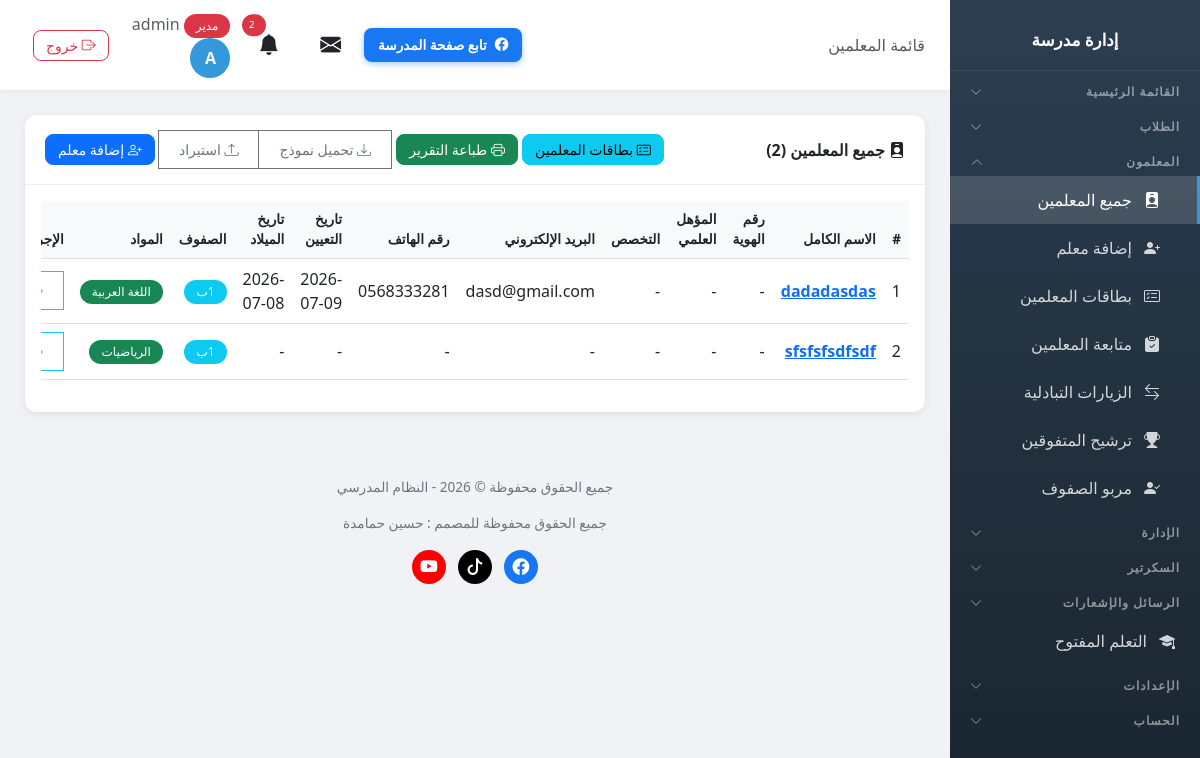
/teachers/ (signed in), run on the app's committed database.
### school/models.py (models this page shows, shortened)
class Profile(models.Model):
    ROLE_CHOICES = [
        ('admin', 'مدير'),
        ('vice_principal', 'نائب مدير'),
        ('secretary', 'سكرتير'),
        ('teacher', 'معلم'),
        ('student', 'طالب'),
    ]
    user = models.OneToOneField(User, on_delete=models.CASCADE, related_name='profile')
    role = models.CharField('الدور', max_length=20, choices=ROLE_CHOICES, default='student')
    phone = models.CharField('رقم الهاتف', max_length=20, blank=True)

class Teacher(models.Model):
    user = models.OneToOneField(User, on_delete=models.CASCADE, related_name='teacher_profile')
    full_name = models.CharField('الاسم الكامل', max_length=200)
    email = models.EmailField('البريد الإلكتروني', blank=True)
    phone = models.CharField('رقم الهاتف', max_length=20, blank=True)
    id_number = models.CharField('رقم الهوية', max_length=50, blank=True, help_text='رقم هوية المعلم الوطني')
    hire_date = models.DateField('تاريخ التعيين', null=True, blank=True)
    birth_date = models.DateField('تاريخ الميلاد', null=True, blank=True)
    qualification = models.CharField('المؤهل العلمي', max_length=200, blank=True, help_text='مثال: بكالوريوس، ماجستير، دكتوراه')
    specialization = models.CharField('التخصص', max_length=200, blank=True, help_text='مثال: رياضيات، فيزياء، لغة عربية')
    classes = models.ManyToManyField(Class, verbose_name='الصفوف', blank=True, related_name='teachers')
    subjects = models.ManyToManyField(Subject, verbose_name='المواد', blank=True, related_name='teachers')
    plain_password = models.CharField('كلمة المرور', max_length=100, blank=True, help_text='تظهر لمدير المدرسة فقط')
    created_at = models.DateTimeField('تاريخ الإضافة', auto_now_add=True)
    class Meta:
        verbose_name = 'معلم'
        verbose_name_plural = 'المعلمون'

class Class(models.Model):
    name = models.CharField('اسم الصف', max_length=100, unique=True)
    guardian = models.OneToOneField('Teacher', on_delete=models.SET_NULL, null=True, blank=True, related_name='guardian_class', verbose_name='مربي الصف')
    class Meta:
        verbose_name = 'صف'
        verbose_name_plural = 'الصفوف'

class Subject(models.Model):
    name = models.CharField('اسم المادة', max_length=100, unique=True)
    class Meta:
        verbose_name = 'مادة'
        verbose_name_plural = 'المواد'

### school/views.py (the view)
# urls.py: path('teachers/', views.teacher_list, name='teacher_list'),
@login_required
def teacher_list(request):
    if not has_perm(request.user, 'teachers', 'view'):
        messages.error(request, 'ليس لديك صلاحية')
        return redirect('dashboard')
    teachers = Teacher.objects.all().prefetch_related('classes', 'subjects').order_by('full_name')
    return render(request, 'school/teacher_list.html', {'teachers': teachers})

### templates/school/teacher_list.html (shortened to what this page needs)
{% extends 'school/base.html' %}
{% block page_heading %}قائمة المعلمين{% endblock %}
{% block content %}
<div class="card">
    <div class="card-header d-flex justify-content-between align-items-center">
        <span><i class="bi bi-person-badge-fill"></i> جميع المعلمين ({{ teachers.count }})</span>
        <div>
            <a href="{% url 'teacher_cards_report' %}" class="btn btn-info btn-sm"><i class="bi bi-card-checklist"></i> بطاقات المعلمين</a>
            <a href="{% url 'teachers_report' %}" class="btn btn-success btn-sm"><i class="bi bi-printer"></i> طباعة التقرير</a>
            {% if user.profile.role == 'admin' %}
            <div class="btn-group btn-group-sm">
                <a href="{% url 'download_teacher_template' %}" class="btn btn-outline-secondary"><i class="bi bi-download"></i> تحميل نموذج</a>
                <button type="button" class="btn btn-outline-secondary" onclick="document.getElementById('importTeachersInput').click()"><i class="bi bi-upload"></i> استيراد</button>
            </div>
            <a href="{% url 'add_teacher' %}" class="btn btn-primary btn-sm"><i class="bi bi-person-plus"></i> إضافة معلم</a>
            {% endif %}
        </div>
    </div>
    <div class="card-body">
        <div class="table-responsive">
            <table class="table table-hover">
                <thead>
                    <tr>
                        <th>#</th>
                        <th>الاسم الكامل</th>
                        <th>رقم الهوية</th>
                        <th>المؤهل العلمي</th>
                        <th>التخصص</th>
                        <th>البريد الإلكتروني</th>
                        <th>رقم الهاتف</th>
                        <th>تاريخ التعيين</th>
                        <th>تاريخ الميلاد</th>
                        <th>الصفوف</th>
                        <th>المواد</th>
                        <th>الإجراءات</th>
                    </tr>
                </thead>
                <tbody>
                    {% for teacher in teachers %}
                    <tr>
                        <td>{{ forloop.counter }}</td>
                        <td><strong><a href="{% url 'teacher_detail' teacher.id %}">{{ teacher.full_name }}</a></strong></td>
                        <td>{{ teacher.id_number|default:"-" }}</td>
                        <td>{{ teacher.qualification|default:"-" }}</td>
                        <td>{{ teacher.specialization|default:"-" }}</td>
                        <td>{{ teacher.email|default:"-" }}</td>
                        <td>{{ teacher.phone|default:"-" }}</td>
                        <td>{{ teacher.hire_date|date:"Y-m-d"|default:"-" }}</td>
                        <td>{{ teacher.birth_date|date:"Y-m-d"|default:"-" }}</td>
                        <td>
                            {% for c in teacher.classes.all %}
                            <span class="badge bg-info">{{ c.name }}</span>
                            {% empty %}-{% endfor %}
                        </td>
                        <td>
                            {% for s in teacher.subjects.all %}
                            <span class="badge bg-success">{{ s.name }}</span>
                            {% empty %}-{% endfor %}
                        </td>
                        <td>
                            <div class="btn-group btn-group-sm">
                                <a href="{% url 'teacher_detail' teacher.id %}" class="btn btn-outline-info" title="عرض"></a>
                            </div>
                        </td>
                    </tr>
                    {% endfor %}
                </tbody>
            </table>
        </div>
    </div>
</div>
{% endblock %}

### templates/school/base.html (shortened to what this page needs)
<!DOCTYPE html>
{% load static %}<html lang="ar" dir="rtl" xmlns:o="urn:schemas-microsoft-com:office:office" xmlns:w="urn:schemas-microsoft-com:office:word">
<head>
    <link href="{% static 'vendor/bootstrap/css/bootstrap.min.css' %}" rel="stylesheet">
    <link href="{% static 'vendor/bootstrap/css/bootstrap.rtl.min.css' %}" rel="stylesheet">
    <link rel="stylesheet" href="{% static 'vendor/bootstrap-icons/bootstrap-icons.css' %}">
    <link href="{% static 'vendor/select2/css/select2.min.css' %}" rel="stylesheet" />
    <link href="{% static 'vendor/select2/css/select2-bootstrap-5-theme.rtl.min.css' %}" rel="stylesheet" />
    <link rel="stylesheet" href="{% static 'vendor/leaflet/leaflet.css' %}" />
</head>
<body>
    {% if user.is_authenticated %}
    <div class="sidebar" id="sidebar">
        <div class="brand">
            <h4>إدارة مدرسة {{ school_info.name_ar }}</h4>
        </div>
        {% if user.is_authenticated %}
        <button class="nav-section nav-toggle" type="button" data-target="collapse-main" aria-expanded="false">
            <span>القائمة الرئيسية</span><i class="bi bi-chevron-down"></i>
        </button>
        {% if 'students_view' in user_perms or 'students_add' in user_perms or 'notes_view' in user_perms or 'levels_view' in user_perms or 'discipline_view' in user_perms or 'discipline_add' in user_perms %}
        <button class="nav-section nav-toggle" type="button" data-target="collapse-students" aria-expanded="false">
            <span>الطلاب</span><i class="bi bi-chevron-down"></i>
        </button>
        {% endif %}
        {% if 'teachers_view' in user_perms or 'teachers_add' in user_perms or 'nominations_view' in user_perms or 'guardians_view' in user_perms %}
        <button class="nav-section nav-toggle" type="button" data-target="collapse-teachers" aria-expanded="false">
            <span>المعلمون</span><i class="bi bi-chevron-down"></i>
        </button>
        <div class="nav-collapse" id="collapse-teachers">
        {% endif %}
        {% if 'teachers_view' in user_perms %}
        <a href="{% url 'teacher_list' %}" class="nav-link {% if 'teacher' in request.resolver_match.url_name %}active{% endif %}">
            <i class="bi bi-person-badge-fill"></i> جميع المعلمين
        </a>
        {% endif %}
        {% if 'teachers_add' in user_perms %}
        <a href="{% url 'add_teacher' %}" class="nav-link {% if request.resolver_match.url_name == 'add_teacher' %}active{% endif %}">
            <i class="bi bi-person-plus-fill"></i> إضافة معلم
        </a>
        {% endif %}
        {% if 'teachers_view' in user_perms %}
        <a href="{% url 'teacher_cards_report' %}" class="nav-link {% if request.resolver_match.url_name == 'teacher_cards_report' %}active{% endif %}">
            <i class="bi bi-card-checklist"></i> بطاقات المعلمين
        </a>
        {% endif %}
        {% if 'teacher_followup_view' in user_perms %}
        <a href="{% url 'teacher_followups' %}" class="nav-link {% if 'followup' in request.resolver_match.url_name %}active{% endif %}">
            <i class="bi bi-clipboard-check-fill"></i> متابعة المعلمين
        </a>
        {% endif %}
        {% if 'reciprocal_visits_view' in user_perms and user.profile.role != 'teacher' %}
        <a href="{% url 'reciprocal_visit_list' %}" class="nav-link {% if 'reciprocal_visit' in request.resolver_match.url_name %}active{% endif %}">
            <i class="bi bi-arrow-left-right"></i> الزيارات التبادلية
        </a>
        {% endif %}
        {% if 'nominations_view' in user_perms %}
        <a href="{% url 'guardian_students' %}" class="nav-link {% if request.resolver_match.url_name == 'guardian_students' %}active{% endif %}">
            <i class="bi bi-trophy-fill"></i> ترشيح المتفوقين
        </a>
        {% endif %}
        {% if 'guardians_view' in user_perms %}
        <a href="{% url 'guardian_assign' %}" class="nav-link {% if request.resolver_match.url_name == 'guardian_assign' %}active{% endif %}">
            <i class="bi bi-person-check-fill"></i> مربو الصفوف
        </a>
        {% endif %}
        {% if 'teachers_view' in user_perms or 'teachers_add' in user_perms or 'nominations_view' in user_perms or 'guardians_view' in user_perms %}
        </div>
        {% endif %}
        {% if 'classes_view' in user_perms or 'subjects_view' in user_perms or 'announcements_view' in user_perms or 'agenda_view' in user_perms or 'leaves_view' in user_perms or 'lateness_view' in user_perms or 'meetings_view' in user_perms or 'supervisor_visits_view' in user_perms or 'inspection_visits_view' in user_perms or 'visit_program_view' in user_perms or 'absence_view' in user_perms or 'schedule_view' in user_perms or 'certificates_view' in user_perms or 'exams_view' in user_perms or 'survey_view' in user_perms %}
        <button class="nav-section nav-toggle" type="button" data-target="collapse-admin" aria-expanded="false">
            <span>الإدارة</span><i class="bi bi-chevron-down"></i>
        </button>
        {% endif %}
        {% if 'incoming_view' in user_perms or 'outgoing_view' in user_perms or 'no_objection_view' in user_perms %}
        <button class="nav-section nav-toggle" type="button" data-target="collapse-secretary" aria-expanded="false">
            <span>السكرتير</span><i class="bi bi-chevron-down"></i>
        </button>
        {% endif %}
        {% if 'messages_view' in user_perms or 'messages_send' in user_perms %}
        <button class="nav-section nav-toggle" type="button" data-target="collapse-messages" aria-expanded="false">
            <span>الرسائل والإشعارات</span><i class="bi bi-chevron-down"></i>
        </button>
        {% endif %}
        {% if 'open_learning_view' in user_perms %}
        <a href="{% url 'open_learning_list' %}" class="nav-link {% if 'open_learning' in request.resolver_match.url_name %}active{% endif %}">
            <i class="bi bi-mortarboard-fill"></i> التعلم المفتوح
        </a>
        {% endif %}
        {% if 'settings_accounts' in user_perms or 'settings_whatsapp' in user_perms or 'settings_links' in user_perms or user.profile.role == 'admin' %}
        <button class="nav-section nav-toggle" type="button" data-target="collapse-settings" aria-expanded="false">
            <span>الإعدادات</span><i class="bi bi-chevron-down"></i>
        </button>
        {% endif %}
        <button class="nav-section nav-toggle" type="button" data-target="collapse-account" aria-expanded="false">
            <span>الحساب</span><i class="bi bi-chevron-down"></i>
        </button>
        {% endif %}
    </div>
    <div class="main-content">
        <div class="top-bar">
            <div>
                <span class="d-none d-md-inline text-muted">{% block page_heading %}{% endblock %}</span>
            </div>
            <div style="display:flex; align-items:center; gap:10px;">
                <a href="https://www.facebook.com/ALMANSOUR.SCHOOL.YATTA" target="_blank" rel="noopener" class="btn btn-social-fb d-none d-md-inline-flex align-items-center gap-2">
                    <i class="bi bi-facebook"></i> تابع صفحة المدرسة
                </a>
                <div class="user-info">
                <div class="dropdown d-inline-block mx-2" id="messageBell">
                    <button class="btn btn-link text-reset position-relative p-1" type="button" data-bs-toggle="dropdown" aria-expanded="false" style="font-size: 1.3rem;">
                        <i class="bi bi-envelope-fill"></i>
                    </button>
                </div>
                <div class="dropdown d-inline-block mx-2" id="notificationBell">
                    <button class="btn btn-link text-reset position-relative p-1" type="button" data-bs-toggle="dropdown" aria-expanded="false" style="font-size: 1.3rem;">
                        <i class="bi bi-bell-fill"></i>
                        {% if unread_notifications_count > 0 %}
                        <span class="position-absolute top-0 start-100 translate-middle badge rounded-pill bg-danger" style="font-size: 0.6rem;">
                            {{ unread_notifications_count }}
                        </span>
                        {% endif %}
                    </button>
                </div>
                <a href="{% url 'my_account' %}" class="text-decoration-none text-reset">
                    <span class="text-muted d-none d-sm-inline">
                        <span class="badge bg-{% if user.profile.role == 'admin' %}danger{% elif user.profile.role == 'teacher' %}success{% else %}info{% endif %}">
                            {{ user.profile.get_role_display }}
                        </span>
                        {{ user.first_name|default:user.username }}
                    </span>
                    <div class="avatar">{{ user.first_name|first|default:user.username|first|upper }}</div>
                </a>
                <a href="{% url 'logout' %}" class="btn btn-sm btn-outline-danger ms-2" title="تسجيل الخروج">
                    <i class="bi bi-box-arrow-right"></i> <span class="d-none d-sm-inline">خروج</span>
                </a>
                </div>
                </div>
            </div>
        <div class="page-content">
            {% block content %}{% endblock %}
        </div>
        <div class="footer no-print">
            <p>جميع الحقوق محفوظة &copy; {% now "Y" %} - النظام المدرسي</p>
            <p>جميع الحقوق محفوظة للمصمم : حسين حمامدة</p>
            <p class="footer-social">
                <a href="https://www.facebook.com/hhamamdeh" target="_blank" rel="noopener" class="fb" title="فيسبوك" aria-label="فيسبوك"><i class="bi bi-facebook"></i></a>
                <a href="https://www.tiktok.com/@abuadelhamamdeh" target="_blank" rel="noopener" class="tt" title="تيك توك" aria-label="تيك توك"><i class="bi bi-tiktok"></i></a>
                <a href="https://www.youtube.com/@husseintech" target="_blank" rel="noopener" class="yt" title="يوتيوب" aria-label="يوتيوب"><i class="bi bi-youtube"></i></a>
            </p>
        </div>
    </div>
    {% endif %}
</body>
</html>

### data on the page
Teacher: full_name "dadadasdas", id_number "-", qualification "-", specialization "-", email "dasd@gmail.com", phone "0568333281", hire_date "2026-07-09", birth_date "2026-07-08"
Class: name "1ب"
Subject: name "اللغة العربية"
Teacher: full_name "sfsfsfsdfsdf", id_number "-", qualification "-", specialization "-", email "-", phone "-", hire_date "-", birth_date "-"
Subject: name "الرياضيات"

### other printed values
{{ unread_notifications_count }} "2"
{{ user.profile.get_role_display }} "مدير"
{{ user.first_name|default:user.username }} "admin"
{{ user.first_name|first|default:user.username|first|upper }} "A"
{{ teachers.count }} "2"
